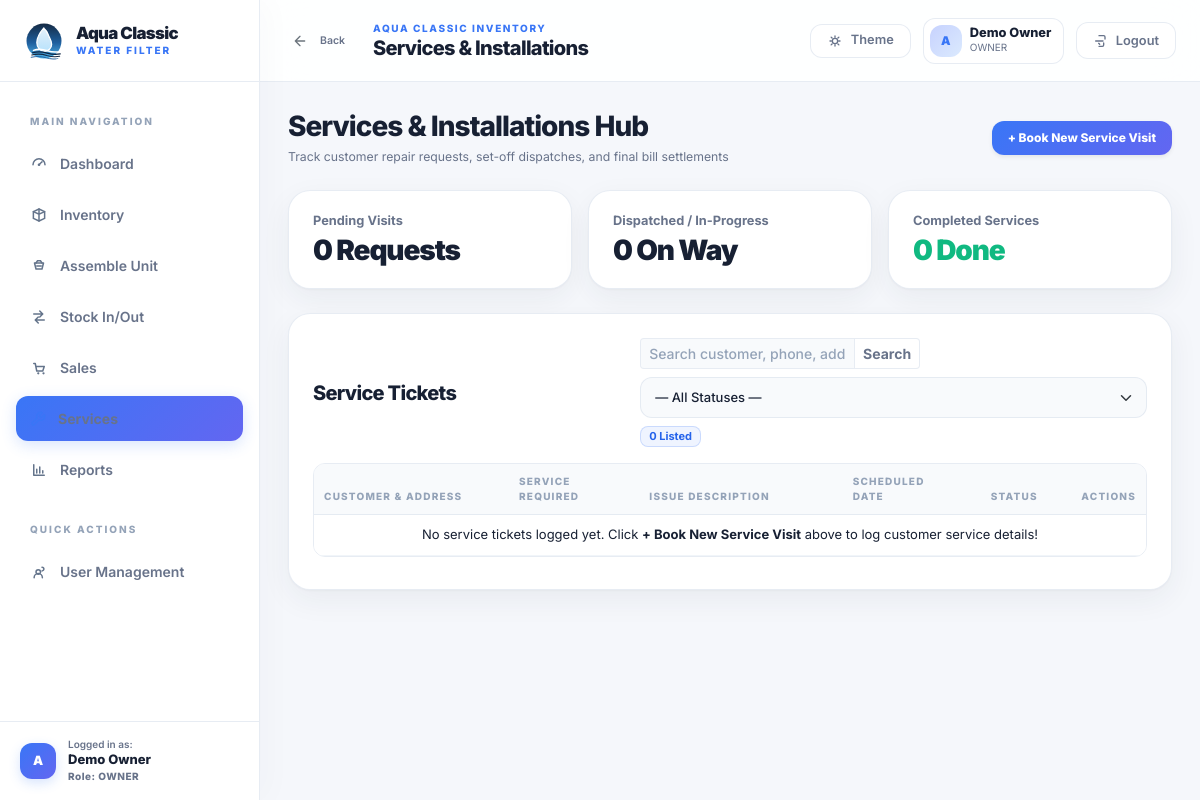
The page /services/ (signed in) on the database as committed earlier.
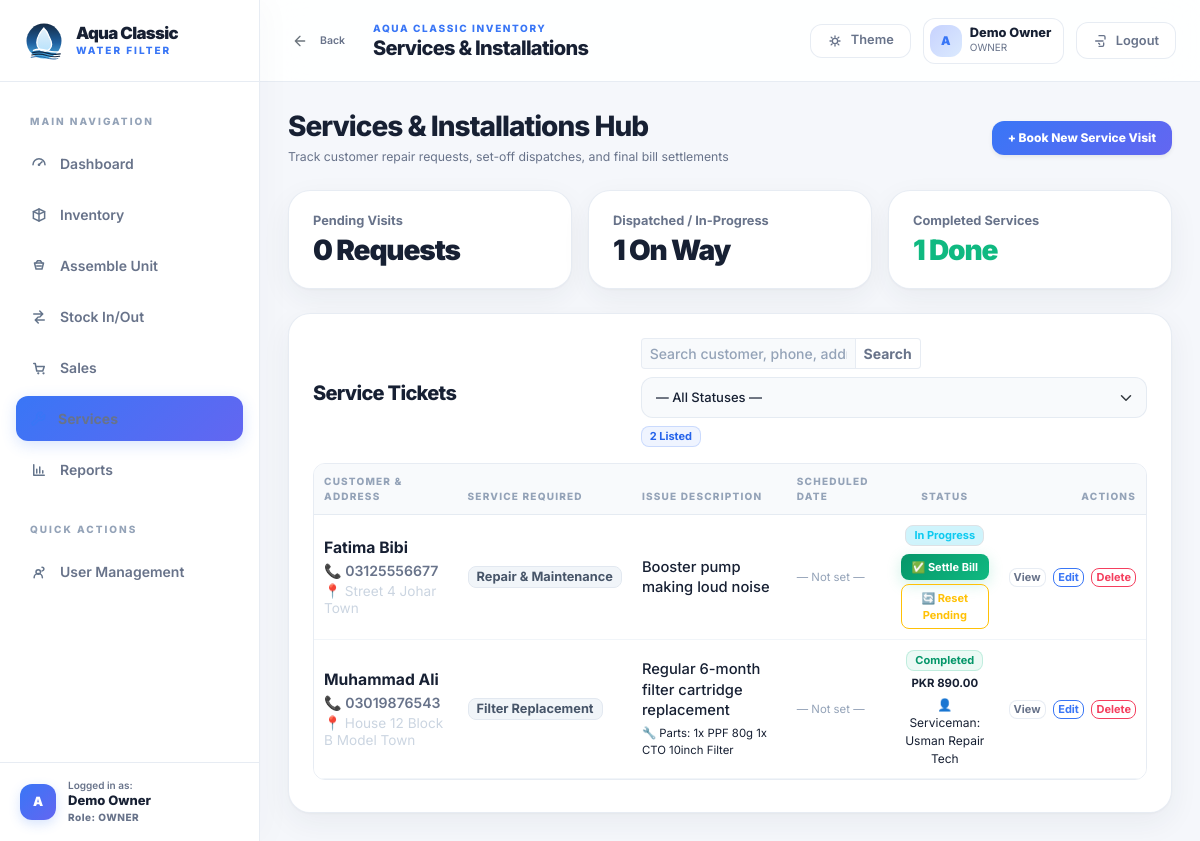
The same page on the database as committed later.
### services/models.py (models this page shows, shortened)
class ServiceTicket(models.Model):
    class ServiceType(models.TextChoices):
        INSTALLATION = "INSTALLATION", "New Unit Installation"
        REPAIR = "REPAIR", "Repair & Maintenance"
        FILTER_CHANGE = "FILTER_CHANGE", "Filter Replacement"
        INSPECTION = "INSPECTION", "Inspection / Checkup"
        OTHER = "OTHER", "Other Service"
    class Status(models.TextChoices):
        PENDING = "PENDING", "Pending"
        IN_PROGRESS = "IN_PROGRESS", "In Progress"
        COMPLETED = "COMPLETED", "Completed"
        CANCELLED = "CANCELLED", "Cancelled"
    customer_name = models.CharField(max_length=160, verbose_name="Customer Name")
    customer_phone = models.CharField(max_length=40, verbose_name="Phone Number")
    customer_address = models.TextField(verbose_name="Customer Address / Location")
    service_type = models.CharField(
        max_length=40,
        choices=ServiceType.choices,
        default=ServiceType.REPAIR,
        verbose_name="Service Required",
    )
    issue_description = models.TextField(verbose_name="Issue / Service Request Details")
    scheduled_date = models.DateField(
        blank=True, null=True, verbose_name="Scheduled Visit Date"
    )
    scheduled_time = models.DateField(
        blank=True, null=True, verbose_name="Scheduled Visit Date"
    )
    serviceman_name = models.CharField(
        max_length=160, blank=True, verbose_name="Serviceman / Technician Name"
    )
    status = models.CharField(
        max_length=30, choices=Status.choices, default=Status.PENDING
    )
    parts_description = models.TextField(
        blank=True, verbose_name="Parts Changed / Replaced"
    )
    parts_cost = models.DecimalField(
        max_digits=10,
        decimal_places=2,
        default=Decimal("0.00"),
        verbose_name="Total Parts Price (PKR)",
    )
    service_charges = models.DecimalField(
        max_digits=10,
        decimal_places=2,
        default=Decimal("0.00"),
        verbose_name="Labor Service Fee (PKR)",
    )
    notes = models.TextField(
        blank=True, verbose_name="Resolution Note / Completion Remarks"
    )
    created_by = models.ForeignKey(
        settings.AUTH_USER_MODEL,
        on_delete=models.PROTECT,
        related_name="services_created",
    )
    created_at = models.DateTimeField(auto_now_add=True)
    updated_at = models.DateTimeField(auto_now=True)
    class Meta:
        ordering = ["-created_at"]
    @property
    def total_bill(self) -> Decimal:
        return self.parts_cost + self.service_charges

### services/views.py (the view, shortened to what this page needs)
# urls.py: path("", ServiceListView.as_view(), name="service-list"),
class ServiceListView(LoginRequiredMixin, ListView):
    model = ServiceTicket
    template_name = "services/service_list.html"
    context_object_name = "tickets"
    def get_queryset(self):
        qs = ServiceTicket.objects.select_related("created_by").all()
        q = self.request.GET.get("q", "").strip()
        status_filter = self.request.GET.get("status")
        if status_filter:
            qs = qs.filter(status=status_filter)
        return qs
    def get_context_data(self, **kwargs):
        context = super().get_context_data(**kwargs)
        context["page_title"] = "Services & Installations"
        all_tickets = ServiceTicket.objects.all()
        context["pending_count"] = all_tickets.filter(status=ServiceTicket.Status.PENDING).count()
        context["in_progress_count"] = all_tickets.filter(status=ServiceTicket.Status.IN_PROGRESS).count()
        context["completed_count"] = all_tickets.filter(status=ServiceTicket.Status.COMPLETED).count()
        context["can_manage"] = self.request.user.is_superuser or getattr(self.request.user, "role", None) == "OWNER"
        return context

### templates/services/service_list.html (shortened to what the changed rows need)
{% extends "base.html" %}
{% block page_title %}Services &amp; Installations{% endblock %}
{% block content %}
<section class="page-shell">
  <div class="d-flex flex-wrap justify-content-between align-items-center gap-3 mb-4">
    <div>
      <h1 class="h3 text-white mb-1">Services &amp; Installations Hub</h1>
    </div>
  </div>
  <div class="row g-3 mb-4">
    <div class="col-12 col-sm-4">
      <div class="kpi-card">
        <div class="kpi-card__label mb-1">Dispatched / In-Progress</div>
        <div class="kpi-value text-cyan">{{ in_progress_count }} On Way</div>
      </div>
    </div>
    <div class="col-12 col-sm-4">
      <div class="kpi-card">
        <div class="kpi-card__label mb-1">Completed Services</div>
        <div class="kpi-value text-emerald">{{ completed_count }} Done</div>
      </div>
    </div>
  </div>
  <div class="card">
    <div class="card-body p-4">
      <div class="d-flex flex-wrap justify-content-between align-items-center gap-3 mb-3">
        <h2 class="h5 mb-0 text-white">Service Tickets</h2>
        <form method="get" class="d-flex flex-wrap align-items-center gap-2">
          <div class="input-group input-group-sm" style="max-width: 280px;">
            <input type="text" name="q" value="{{ request.GET.q }}" placeholder="Search customer, phone, address..." class="form-control form-control-sm">
            <button type="submit" class="btn btn-outline-secondary">Search</button>
          </div>
          <select name="status" class="form-select form-select-sm" onchange="this.form.submit()" style="min-width: 150px;">
            <option value="">— All Statuses —</option>
          </select>
          <span class="badge bg-primary-subtle text-primary border px-2 py-1">{{ tickets|length }} Listed</span>
        </form>
      </div>
      <div class="table-responsive">
        <table class="table table-hover align-middle mb-0" style="width: 100%;">
          <thead class="table-light">
            <tr>
              <th style="width: 24%;">Customer &amp; Address</th>
              <th style="width: 16%;">Service Required</th>
              <th style="width: 25%;">Issue Description</th>
              <th style="width: 14%;">SCHEDULED DATE</th>
              <th style="width: 14%;" class="text-center">STATUS</th>
              <th style="width: 8%;" class="text-end">Actions</th>
            </tr>
          </thead>
          <tbody>
            {% for ticket in tickets %}
              <tr>
                <td style="word-break: break-word; white-space: normal;">
                  <strong class="d-block text-white" style="font-size: 0.98rem; font-weight: 700;">{{ ticket.customer_name }}</strong>
                  <span class="d-block text-cyan" style="font-size: 0.88rem; font-weight: 600;">📞 {{ ticket.customer_phone }}</span>
                  <div style="font-size: 0.85rem; color: #cbd5e1; margin-top: 2px; line-height: 1.3;">
                    📍 {{ ticket.customer_address }}
                  </div>
                </td>
                <td style="word-break: break-word; white-space: normal;">
                  <span class="badge bg-secondary-subtle border text-body py-1 px-2" style="font-size: 0.8rem;">
                    {{ ticket.get_service_type_display }}
                  </span>
                </td>
                <td style="word-break: break-word; white-space: normal;">
                  <div class="text-white" style="font-size: 0.92rem; font-weight: 500; line-height: 1.4;">
                    {{ ticket.issue_description }}
                  </div>
                  {% if ticket.parts_description %}
                    <div class="small text-cyan mt-1">
                      🔧 Parts: {{ ticket.parts_description }}
                    </div>
                  {% endif %}
                </td>
                <td style="word-break: break-word; white-space: normal;" class="text-secondary small">
                  {% if ticket.scheduled_time %}
                    📅 {{ ticket.scheduled_time|date:"M d, Y" }}
                  {% elif ticket.scheduled_date %}
                    📅 {{ ticket.scheduled_date|date:"M d, Y" }}
                  {% else %}
                    <span style="color: #94a3b8;" class="small">— Not set —</span>
                  {% endif %}
                </td>
                <td class="text-center" style="word-break: break-word; white-space: normal;">
                  {% if ticket.status == 'COMPLETED' %}
                    <span class="badge bg-success-subtle text-success border py-1 px-2 fs-7">Completed</span>
                    <div class="fw-bold text-white small mt-1">PKR {{ ticket.total_bill|floatformat:2 }}</div>
                    {% if ticket.serviceman_name %}
                      <div class="small text-cyan mt-1" style="font-size: 0.75rem;">👤 Serviceman: {{ ticket.serviceman_name }}</div>
                    {% endif %}
                  {% elif ticket.status == 'IN_PROGRESS' %}
                    <span class="badge bg-info-subtle text-info border py-1 px-2 fs-7 mb-1">In Progress</span>
                    <div class="d-flex flex-column gap-1 align-items-center mt-1">
                      <button type="button" class="btn btn-xs btn-success w-100" data-bs-toggle="modal" data-bs-target="#completeModal{{ ticket.pk }}">
                        ✅ Settle Bill
                      </button>
                      <form method="post" action="{% url 'services:service-reset-pending' ticket.pk %}" class="w-100">
                        <button type="submit" class="btn btn-xs btn-outline-warning w-100" title="Serviceman returned without visit: Reset to Pending">
                          🔄 Reset Pending
                        </button>
                      </form>
                    </div>
                  {% elif ticket.status == 'CANCELLED' %}
                    <span class="badge bg-danger-subtle text-danger border py-1 px-2 fs-7">Cancelled</span>
                  {% endif %}
                </td>
                <td class="text-end text-nowrap">
                  <a href="{% url 'services:service-detail' ticket.pk %}" class="btn btn-xs btn-outline-secondary py-0 px-1" title="View Job Sheet">View</a>
                  <a href="{% url 'services:service-edit' ticket.pk %}" class="btn btn-xs btn-outline-primary py-0 px-1 ms-1" title="Edit Ticket">Edit</a>
                  {% if can_manage %}
                    <a href="{% url 'services:service-delete' ticket.pk %}" class="btn btn-xs btn-outline-danger py-0 px-1 ms-1" title="Delete Ticket">Delete</a>
                  {% endif %}
                </td>
              </tr>
            {% empty %}
              <tr>
                <td colspan="6" class="text-center py-5 text-secondary">
                  {% if request.GET.q or request.GET.status %}
                    No service tickets found matching your search. Try clearing filters above.
                  {% else %}
                    No service tickets logged yet. Click <strong class="text-white">+ Book New Service Visit</strong> above to log customer service details!
                  {% endif %}
                </td>
              </tr>
            {% endfor %}
          </tbody>
        </table>
      </div>
    </div>
  </div>
</section>
{% endblock %}

Rows that differ between the two databases and show on the page:
added ServiceTicket: customer_name "Fatima Bibi", customer_phone "03125556677", customer_address "Street 4 Johar Town", service_type "Repair & Maintenance", issue_description "Booster pump making loud noise", shows "— Not set —"
added ServiceTicket: customer_name "Muhammad Ali", customer_phone "03019876543", customer_address "House 12 Block B Model Town", service_type "Filter Replacement", issue_description "Regular 6-month filter cartridge replacement", parts_description "1x PPF 80g 1x CTO 10inch Filter", shows "— Not set —", total_bill "890.00", serviceman_name "Usman Repair Tech"
Other text that changed with them:
{{ in_progress_count }}: "0" → "1"
{{ completed_count }}: "0" → "1"
{{ tickets|length }}: "0" → "2"
text no longer shown: "No service tickets logged yet. Click + Book New Service Visit above to log customer service details!"
